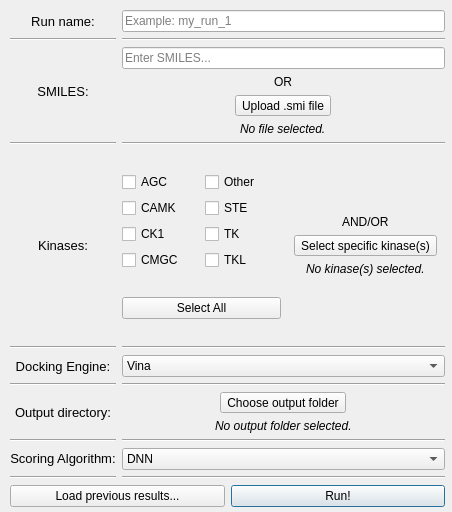
<?xml version="1.0" encoding="UTF-8"?>
<ui version="4.0">
 <class>window</class>
 <widget class="QWidget" name="window">
  <property name="geometry">
   <rect>
    <x>0</x>
    <y>0</y>
    <width>452</width>
    <height>512</height>
   </rect>
  </property>
  <property name="sizePolicy">
   <sizepolicy hsizetype="Fixed" vsizetype="Fixed">
    <horstretch>0</horstretch>
    <verstretch>0</verstretch>
   </sizepolicy>
  </property>
  <property name="minimumSize">
   <size>
    <width>452</width>
    <height>512</height>
   </size>
  </property>
  <property name="maximumSize">
   <size>
    <width>1000</width>
    <height>1000</height>
   </size>
  </property>
  <property name="windowTitle">
   <string>KinaseDocker&#178;</string>
  </property>
  <widget class="QWidget" name="">
   <property name="geometry">
    <rect>
     <x>10</x>
     <y>10</y>
     <width>435</width>
     <height>497</height>
    </rect>
   </property>
   <layout class="QVBoxLayout" name="verticalLayout_2">
    <item>
     <layout class="QGridLayout" name="gridLayout">
      <property name="rightMargin">
       <number>0</number>
      </property>
      <item row="9" column="0">
       <widget class="Line" name="line_7">
        <property name="orientation">
         <enum>Qt::Horizontal</enum>
        </property>
       </widget>
      </item>
      <item row="11" column="1">
       <widget class="Line" name="line_10">
        <property name="orientation">
         <enum>Qt::Horizontal</enum>
        </property>
       </widget>
      </item>
      <item row="2" column="1">
       <layout class="QVBoxLayout" name="verticalLayout">
        <item>
         <widget class="QLineEdit" name="smiles_input">
          <property name="placeholderText">
           <string>Enter SMILES...</string>
          </property>
         </widget>
        </item>
        <item alignment="Qt::AlignHCenter">
         <widget class="QLabel" name="label">
          <property name="maximumSize">
           <size>
            <width>16777215</width>
            <height>20</height>
           </size>
          </property>
          <property name="text">
           <string>OR</string>
          </property>
         </widget>
        </item>
        <item alignment="Qt::AlignHCenter">
         <widget class="QToolButton" name="browse_smi">
          <property name="enabled">
           <bool>true</bool>
          </property>
          <property name="cursor">
           <cursorShape>PointingHandCursor</cursorShape>
          </property>
          <property name="text">
           <string>Upload .smi file</string>
          </property>
         </widget>
        </item>
        <item alignment="Qt::AlignHCenter">
         <widget class="QLabel" name="smi_filename">
          <property name="enabled">
           <bool>true</bool>
          </property>
          <property name="maximumSize">
           <size>
            <width>300</width>
            <height>16777215</height>
           </size>
          </property>
          <property name="font">
           <font>
            <italic>true</italic>
           </font>
          </property>
          <property name="text">
           <string>No file selected.</string>
          </property>
          <property name="textFormat">
           <enum>Qt::AutoText</enum>
          </property>
         </widget>
        </item>
       </layout>
      </item>
      <item row="6" column="0">
       <widget class="QLabel" name="label_7">
        <property name="font">
         <font>
          <pointsize>10</pointsize>
         </font>
        </property>
        <property name="text">
         <string>Docking Engine:</string>
        </property>
        <property name="alignment">
         <set>Qt::AlignCenter</set>
        </property>
       </widget>
      </item>
      <item row="9" column="1">
       <widget class="Line" name="line_8">
        <property name="orientation">
         <enum>Qt::Horizontal</enum>
        </property>
       </widget>
      </item>
      <item row="2" column="0">
       <widget class="QLabel" name="label_5">
        <property name="font">
         <font>
          <pointsize>10</pointsize>
         </font>
        </property>
        <property name="text">
         <string>SMILES:</string>
        </property>
        <property name="alignment">
         <set>Qt::AlignCenter</set>
        </property>
       </widget>
      </item>
      <item row="6" column="1">
       <widget class="QComboBox" name="docking_engine">
        <property name="enabled">
         <bool>true</bool>
        </property>
        <property name="cursor">
         <cursorShape>PointingHandCursor</cursorShape>
        </property>
        <item>
         <property name="text">
          <string>Vina</string>
         </property>
        </item>
        <item>
         <property name="text">
          <string>DiffDock</string>
         </property>
        </item>
       </widget>
      </item>
      <item row="11" column="0">
       <widget class="Line" name="line_9">
        <property name="orientation">
         <enum>Qt::Horizontal</enum>
        </property>
       </widget>
      </item>
      <item row="7" column="0">
       <widget class="Line" name="line_6">
        <property name="orientation">
         <enum>Qt::Horizontal</enum>
        </property>
       </widget>
      </item>
      <item row="5" column="1">
       <widget class="Line" name="line_4">
        <property name="orientation">
         <enum>Qt::Horizontal</enum>
        </property>
       </widget>
      </item>
      <item row="3" column="1">
       <widget class="Line" name="line">
        <property name="orientation">
         <enum>Qt::Horizontal</enum>
        </property>
       </widget>
      </item>
      <item row="10" column="1">
       <layout class="QHBoxLayout" name="horizontalLayout">
        <property name="sizeConstraint">
         <enum>QLayout::SetMinimumSize</enum>
        </property>
        <item>
         <widget class="QComboBox" name="scoring_algorithm">
          <property name="enabled">
           <bool>true</bool>
          </property>
          <property name="cursor">
           <cursorShape>PointingHandCursor</cursorShape>
          </property>
          <item>
           <property name="text">
            <string>DNN</string>
           </property>
          </item>
         </widget>
        </item>
       </layout>
      </item>
      <item row="10" column="0">
       <widget class="QLabel" name="label_9">
        <property name="sizePolicy">
         <sizepolicy hsizetype="Preferred" vsizetype="Fixed">
          <horstretch>0</horstretch>
          <verstretch>0</verstretch>
         </sizepolicy>
        </property>
        <property name="font">
         <font>
          <pointsize>10</pointsize>
         </font>
        </property>
        <property name="text">
         <string>Scoring Algorithm:</string>
        </property>
        <property name="alignment">
         <set>Qt::AlignCenter</set>
        </property>
       </widget>
      </item>
      <item row="0" column="0">
       <widget class="QLabel" name="label_10">
        <property name="font">
         <font>
          <pointsize>10</pointsize>
         </font>
        </property>
        <property name="text">
         <string>Run name:</string>
        </property>
        <property name="alignment">
         <set>Qt::AlignCenter</set>
        </property>
       </widget>
      </item>
      <item row="4" column="0">
       <widget class="QLabel" name="label_6">
        <property name="sizePolicy">
         <sizepolicy hsizetype="Preferred" vsizetype="Fixed">
          <horstretch>0</horstretch>
          <verstretch>0</verstretch>
         </sizepolicy>
        </property>
        <property name="font">
         <font>
          <pointsize>10</pointsize>
         </font>
        </property>
        <property name="text">
         <string>Kinases:</string>
        </property>
        <property name="alignment">
         <set>Qt::AlignCenter</set>
        </property>
       </widget>
      </item>
      <item row="8" column="0">
       <widget class="QLabel" name="label_8">
        <property name="font">
         <font>
          <pointsize>10</pointsize>
         </font>
        </property>
        <property name="text">
         <string>Output directory:</string>
        </property>
        <property name="alignment">
         <set>Qt::AlignCenter</set>
        </property>
       </widget>
      </item>
      <item row="8" column="1">
       <layout class="QVBoxLayout" name="verticalLayout_3">
        <item alignment="Qt::AlignHCenter">
         <widget class="QToolButton" name="browse_output">
          <property name="enabled">
           <bool>true</bool>
          </property>
          <property name="cursor">
           <cursorShape>PointingHandCursor</cursorShape>
          </property>
          <property name="text">
           <string>Choose output folder</string>
          </property>
         </widget>
        </item>
        <item alignment="Qt::AlignHCenter">
         <widget class="QLabel" name="output_foldername">
          <property name="enabled">
           <bool>true</bool>
          </property>
          <property name="maximumSize">
           <size>
            <width>300</width>
            <height>16777215</height>
           </size>
          </property>
          <property name="font">
           <font>
            <italic>true</italic>
           </font>
          </property>
          <property name="text">
           <string>No output folder selected.</string>
          </property>
          <property name="textFormat">
           <enum>Qt::AutoText</enum>
          </property>
         </widget>
        </item>
       </layout>
      </item>
      <item row="5" column="0">
       <widget class="Line" name="line_3">
        <property name="orientation">
         <enum>Qt::Horizontal</enum>
        </property>
       </widget>
      </item>
      <item row="7" column="1">
       <widget class="Line" name="line_5">
        <property name="orientation">
         <enum>Qt::Horizontal</enum>
        </property>
       </widget>
      </item>
      <item row="0" column="1">
       <widget class="QLineEdit" name="run_name">
        <property name="text">
         <string/>
        </property>
        <property name="placeholderText">
         <string>Example: my_run_1</string>
        </property>
       </widget>
      </item>
      <item row="1" column="0">
       <widget class="Line" name="line_2">
        <property name="orientation">
         <enum>Qt::Horizontal</enum>
        </property>
       </widget>
      </item>
      <item row="3" column="0">
       <widget class="Line" name="line_11">
        <property name="orientation">
         <enum>Qt::Horizontal</enum>
        </property>
       </widget>
      </item>
      <item row="1" column="1">
       <widget class="Line" name="line_12">
        <property name="orientation">
         <enum>Qt::Horizontal</enum>
        </property>
       </widget>
      </item>
      <item row="4" column="1">
       <layout class="QHBoxLayout" name="horizontalLayout_2">
        <item>
         <layout class="QVBoxLayout" name="verticalLayout_4">
          <item>
           <layout class="QGridLayout" name="kinases">
            <property name="sizeConstraint">
             <enum>QLayout::SetMinimumSize</enum>
            </property>
            <item row="1" column="1">
             <widget class="QCheckBox" name="STE">
              <property name="text">
               <string>STE</string>
              </property>
             </widget>
            </item>
            <item row="1" column="0">
             <widget class="QCheckBox" name="CAMK">
              <property name="text">
               <string>CAMK</string>
              </property>
             </widget>
            </item>
            <item row="0" column="0">
             <widget class="QCheckBox" name="AGC">
              <property name="text">
               <string>AGC</string>
              </property>
             </widget>
            </item>
            <item row="2" column="1">
             <widget class="QCheckBox" name="TK">
              <property name="text">
               <string>TK</string>
              </property>
             </widget>
            </item>
            <item row="2" column="0">
             <widget class="QCheckBox" name="CK1">
              <property name="text">
               <string>CK1</string>
              </property>
             </widget>
            </item>
            <item row="3" column="1">
             <widget class="QCheckBox" name="TKL">
              <property name="text">
               <string>TKL</string>
              </property>
             </widget>
            </item>
            <item row="0" column="1">
             <widget class="QCheckBox" name="Other">
              <property name="text">
               <string>Other</string>
              </property>
             </widget>
            </item>
            <item row="3" column="0">
             <widget class="QCheckBox" name="CMGC">
              <property name="text">
               <string>CMGC</string>
              </property>
             </widget>
            </item>
           </layout>
          </item>
          <item>
           <widget class="QPushButton" name="select_all">
            <property name="cursor">
             <cursorShape>PointingHandCursor</cursorShape>
            </property>
            <property name="text">
             <string>Select All</string>
            </property>
           </widget>
          </item>
         </layout>
        </item>
        <item>
         <layout class="QVBoxLayout" name="verticalLayout_6">
          <item>
           <spacer name="verticalSpacer_3">
            <property name="orientation">
             <enum>Qt::Vertical</enum>
            </property>
            <property name="sizeHint" stdset="0">
             <size>
              <width>20</width>
              <height>40</height>
             </size>
            </property>
           </spacer>
          </item>
          <item alignment="Qt::AlignHCenter">
           <widget class="QLabel" name="label_3">
            <property name="maximumSize">
             <size>
              <width>16777215</width>
              <height>20</height>
             </size>
            </property>
            <property name="text">
             <string>AND/OR</string>
            </property>
           </widget>
          </item>
          <item alignment="Qt::AlignHCenter">
           <widget class="QToolButton" name="browse_kinase">
            <property name="enabled">
             <bool>true</bool>
            </property>
            <property name="cursor">
             <cursorShape>PointingHandCursor</cursorShape>
            </property>
            <property name="text">
             <string>Select specific kinase(s)</string>
            </property>
           </widget>
          </item>
          <item alignment="Qt::AlignHCenter|Qt::AlignVCenter">
           <widget class="QLabel" name="kinase_label">
            <property name="enabled">
             <bool>true</bool>
            </property>
            <property name="maximumSize">
             <size>
              <width>300</width>
              <height>16777215</height>
             </size>
            </property>
            <property name="font">
             <font>
              <italic>true</italic>
             </font>
            </property>
            <property name="text">
             <string>No kinase(s) selected.</string>
            </property>
            <property name="textFormat">
             <enum>Qt::AutoText</enum>
            </property>
           </widget>
          </item>
          <item>
           <spacer name="verticalSpacer_4">
            <property name="orientation">
             <enum>Qt::Vertical</enum>
            </property>
            <property name="sizeHint" stdset="0">
             <size>
              <width>20</width>
              <height>40</height>
             </size>
            </property>
           </spacer>
          </item>
         </layout>
        </item>
       </layout>
      </item>
     </layout>
    </item>
    <item>
     <layout class="QHBoxLayout" name="horizontalLayout_3">
      <item>
       <widget class="QPushButton" name="load_prev_results">
        <property name="text">
         <string>Load previous results...</string>
        </property>
       </widget>
      </item>
      <item>
       <widget class="QPushButton" name="run">
        <property name="enabled">
         <bool>true</bool>
        </property>
        <property name="sizePolicy">
         <sizepolicy hsizetype="Minimum" vsizetype="Preferred">
          <horstretch>0</horstretch>
          <verstretch>0</verstretch>
         </sizepolicy>
        </property>
        <property name="cursor">
         <cursorShape>PointingHandCursor</cursorShape>
        </property>
        <property name="text">
         <string>Run!</string>
        </property>
        <property name="default">
         <bool>true</bool>
        </property>
       </widget>
      </item>
     </layout>
    </item>
   </layout>
  </widget>
 </widget>
 <tabstops>
  <tabstop>run_name</tabstop>
  <tabstop>smiles_input</tabstop>
  <tabstop>browse_smi</tabstop>
  <tabstop>AGC</tabstop>
  <tabstop>CAMK</tabstop>
  <tabstop>CK1</tabstop>
  <tabstop>CMGC</tabstop>
  <tabstop>Other</tabstop>
  <tabstop>STE</tabstop>
  <tabstop>TK</tabstop>
  <tabstop>TKL</tabstop>
  <tabstop>select_all</tabstop>
  <tabstop>browse_kinase</tabstop>
  <tabstop>docking_engine</tabstop>
  <tabstop>browse_output</tabstop>
  <tabstop>scoring_algorithm</tabstop>
 </tabstops>
 <resources/>
 <connections/>
</ui>
